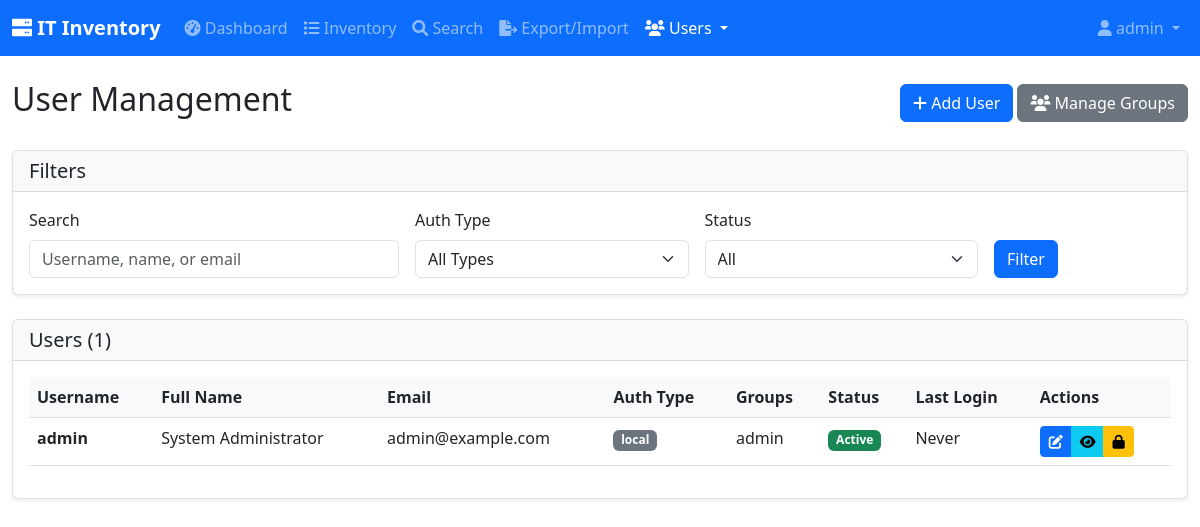
Page /index.php?page=users&action=list (signed in) on the committed database.
### tables this page shows
CREATE TABLE IF NOT EXISTS users_enhanced (
    id INT AUTO_INCREMENT PRIMARY KEY,
    username VARCHAR(50) UNIQUE NOT NULL,
    password_hash VARCHAR(255),
    email VARCHAR(100) UNIQUE NOT NULL,
    full_name VARCHAR(100),
    display_name VARCHAR(100),
    phone VARCHAR(20),
    department VARCHAR(100),
    job_title VARCHAR(100),
    
     
    auth_type_id INT NOT NULL DEFAULT 1,
    auth_identifier VARCHAR(100),
    last_login TIMESTAMP NULL,
    login_count INT DEFAULT 0,
    
     
    is_active BOOLEAN DEFAULT TRUE,
    is_locked BOOLEAN DEFAULT FALSE,
    failed_login_attempts INT DEFAULT 0,
    lockout_until TIMESTAMP NULL,
    
     
    created_at TIMESTAMP DEFAULT CURRENT_TIMESTAMP,
    updated_at TIMESTAMP DEFAULT CURRENT_TIMESTAMP ON UPDATE CURRENT_TIMESTAMP,
    password_changed_at TIMESTAMP NULL,
    
     
    FOREIGN KEY (auth_type_id) REFERENCES auth_types(id) ON DELETE RESTRICT,
    INDEX idx_username (username),
    INDEX idx_email (email),
    INDEX idx_auth_type (auth_type_id),
    INDEX idx_active (is_active)
);

### includes/user_functions.php (called while the page is built, shortened)
<?php
function getAllUsers($filters = []) {
    $database = new Database();
    $db = $database->connect();
    $query = "SELECT u.*, at.name as auth_type_name, at.description as auth_type_desc
              FROM users_enhanced u
              LEFT JOIN auth_types at ON u.auth_type_id = at.id
              WHERE 1=1";
    $params = [];
    $query .= " ORDER BY u.username ASC";
    $stmt = $db->prepare($query);
    $stmt->execute();
    return $stmt->fetchAll(PDO::FETCH_ASSOC);
}
function getUserGroups($userId) {
    $database = new Database();
    $db = $database->connect();
    $query = "SELECT g.*, ug.assigned_at, ug.assigned_by
              FROM groups g
              JOIN user_groups ug ON g.id = ug.group_id
              WHERE ug.user_id = :user_id
              ORDER BY g.name ASC";
    $stmt = $db->prepare($query);
    $stmt->bindParam(':user_id', $userId, PDO::PARAM_INT);
    $stmt->execute();
    return $stmt->fetchAll(PDO::FETCH_ASSOC);
}
?>

### pages/users/list.php (the view, shortened to what this page needs)
<?php
require_once 'includes/user_functions.php';
$filters = [
    'search' => $_GET['search'] ?? '',
    'is_active' => isset($_GET['is_active']) ? (int)$_GET['is_active'] : null,
    'auth_type_id' => $_GET['auth_type_id'] ?? null
];
$users = getAllUsers($filters);
?>
<div class="d-flex justify-content-between align-items-center mb-4">
    <h1 class="h2">User Management</h1>
    <div>
        <a href="index.php?page=users&action=add" class="btn btn-primary">
            <i class="fas fa-plus"></i> Add User
        </a>
        <a href="index.php?page=users&action=groups" class="btn btn-secondary">
            <i class="fas fa-users"></i> Manage Groups
        </a>
    </div>
</div>
<div class="card mb-4">
    <div class="card-header">
        <h5 class="mb-0">Filters</h5>
    </div>
    <div class="card-body">
        <form method="GET" class="row g-3">
            <div class="col-md-4">
                <label for="search" class="form-label">Search</label>
                <input type="text" class="form-control" id="search" name="search"
                       value="<?php echo htmlspecialchars($filters['search']); ?>"
                       placeholder="Username, name, or email">
            </div>
            <div class="col-md-3">
                <label for="auth_type_id" class="form-label">Auth Type</label>
                <select class="form-select" id="auth_type_id" name="auth_type_id">
                    <option value="">All Types</option>
                </select>
            </div>
            <div class="col-md-3">
                <label for="is_active" class="form-label">Status</label>
                <select class="form-select" id="is_active" name="is_active">
                    <option value="">All</option>
                </select>
            </div>
            <div class="col-md-2">
                <label class="form-label">&nbsp;</label>
                <button type="submit" class="btn btn-primary d-block">Filter</button>
            </div>
        </form>
    </div>
</div>
<div class="card">
    <div class="card-header">
        <h5 class="mb-0">Users (<?php echo count($users); ?>)</h5>
    </div>
    <div class="card-body">
        <?php if (empty($users)): ?>
            <div class="alert alert-info">No users found.</div>
        <?php else: ?>
            <div class="table-responsive">
                <table class="table table-hover">
                    <thead>
                        <tr>
                            <th>Username</th>
                            <th>Full Name</th>
                            <th>Email</th>
                            <th>Auth Type</th>
                            <th>Groups</th>
                            <th>Status</th>
                            <th>Last Login</th>
                            <th>Actions</th>
                        </tr>
                    </thead>
                    <tbody>
                        <?php foreach ($users as $user): ?>
                            <tr>
                                <td>
                                    <strong><?php echo htmlspecialchars($user['username']); ?></strong>
                                </td>
                                <td><?php echo htmlspecialchars($user['full_name'] ?? 'N/A'); ?></td>
                                <td><?php echo htmlspecialchars($user['email']); ?></td>
                                <td>
                                    <span class="badge bg-secondary">
                                        <?php echo htmlspecialchars($user['auth_type_name']); ?>
                                    </span>
                                </td>
                                <td>
                                    <?php
                                    $userGroups = getUserGroups($user['id']);
                                    $groupNames = array_column($userGroups, 'name');
                                    echo htmlspecialchars(implode(', ', $groupNames)) ?: 'None';
                                    ?>
                                </td>
                                <td>
                                    <?php if ($user['is_active']): ?>
                                        <span class="badge bg-success">Active</span>
                                    <?php else: ?>
                                        <span class="badge bg-danger">Inactive</span>
                                    <?php endif; ?>
                                </td>
                                <td>
                                    <?php echo $user['last_login'] ? date('M j, Y H:i', strtotime($user['last_login'])) : 'Never'; ?>
                                </td>
                                <td>
                                    <div class="btn-group" role="group">
                                        <a href="index.php?page=users&action=edit&id=<?php echo $user['id']; ?>"
                                           class="btn btn-sm btn-primary" title="Edit">
                                            <i class="fas fa-edit"></i>
                                        </a>
                                        <a href="index.php?page=users&action=view&id=<?php echo $user['id']; ?>"
                                           class="btn btn-sm btn-info" title="View">
                                            <i class="fas fa-eye"></i>
                                        </a>
                                        <?php if ($user['is_active']): ?>
                                            <button type="button" class="btn btn-sm btn-warning"
                                                    onclick="confirmDeactivate(<?php echo $user['id']; ?>, '<?php echo htmlspecialchars($user['username']); ?>')"
                                                    title="Deactivate">
                                                <i class="fas fa-lock"></i>
                                            </button>
                                        <?php endif; ?>
                                    </div>
                                </td>
                            </tr>
                        <?php endforeach; ?>
                    </tbody>
                </table>
            </div>
        <?php endif; ?>
    </div>
</div>

### assets/css/custom.css (style rules this page uses)
body { font-family: 'Segoe UI', Tahoma, Geneva, Verdana, sans-serif; }
.card { box-shadow: 0 0.125rem 0.25rem rgba(0, 0, 0, 0.075); border: 1px solid rgba(0, 0, 0, 0.125); }
.card-header { background-color: #f8f9fa; border-bottom: 1px solid rgba(0, 0, 0, 0.125); }
.table th { background-color: #f8f9fa; font-weight: 600; border-top: none; }
.btn-sm { padding: 0.25rem 0.5rem; font-size: 0.875rem; }
.badge { font-size: 0.75em; padding: 0.35em 0.65em; }

### rows in the picture
users_enhanced: username "admin", full_name "System Administrator", email "admin@example.com", auth_type.name "local", groupNames "admin", is_active "Active", shows "Never"

### other values in the picture
$_SESSION['username'] "admin"
count($users) "1"
